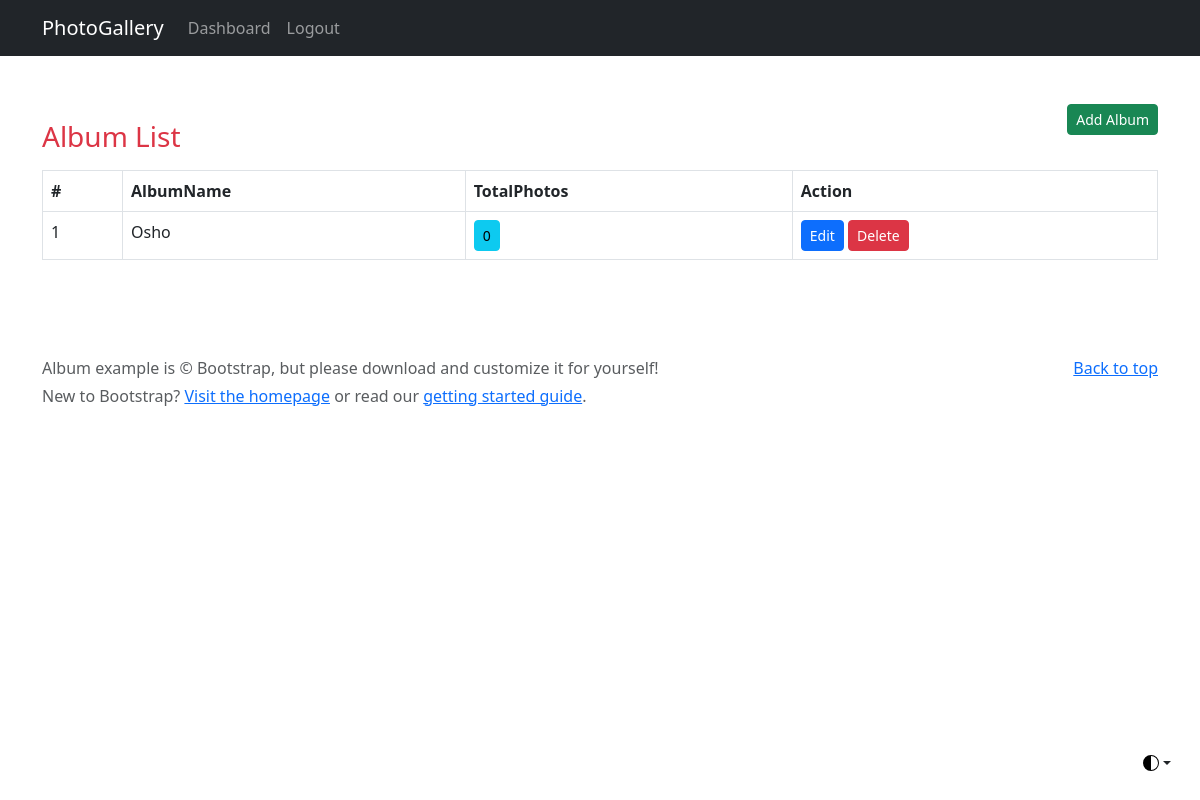
The app's page /user-albums (signed in), older data.
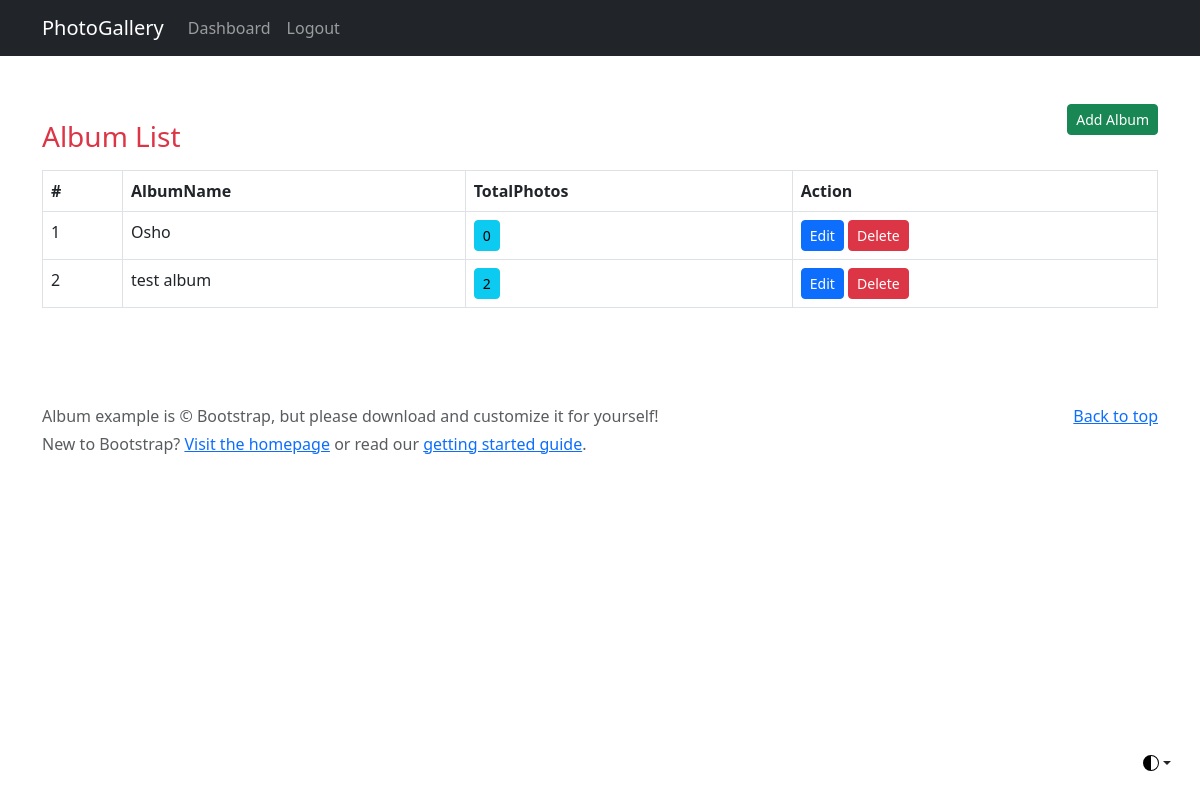
The same page, newer data.
### main/models.py (models this page shows, shortened)
class Album(models.Model):
    album_image = models.ImageField(upload_to="album_images/", null=True)
    user=models.ForeignKey(User, on_delete=models.CASCADE)
    title=models.CharField(max_length=150)
    status=models.BooleanField(default=True)
    class Meta:
        verbose_name_plural = '1. Albums'

### main/views.py (the view)
# urls.py: path('user-albums', views.user_albums,name='user-albums'),
@login_required
def user_albums(request):
    data=Album.objects.annotate(total_photos=Count('photos')).filter(user=request.user)
    return render(request, 'user-albums.html', {'data':data})

### main/templates/user-albums.html
{% extends 'base.html' %}
{% block content %}
<main>
    <div class="container my-5">
        <div class="row justify-content-between">
            <div class="col-auto">
                <h3 class="my-3"><span class="text-danger">Album List</span></h3>
            </div>
            <div class="col-auto">
                <a href="{% url 'add-album' %}" class="btn btn-sm btn-success">Add Album</a>
            </div>
        </div>
        <table class="table table-bordered">
            <thead>
                <tr>
                    <th>#</th>
                    <th>AlbumName</th>
                    <th>TotalPhotos</th>
                    <th>Action</th>
                </tr>
            </thead>
            <tbody>
                {% if data %}
                    {% for album in data %}
                        <tr>
                            <td>{{ forloop.counter }}</td>
                            <td>{{ album.title }}</td>
                            <td><a href="#" class="btn btn-sm btn-info">{{ album.total_photos }}</a></td>
                            <td>
                                <a href="{% url 'update-album' album.id %}" class="btn btn-sm btn-primary">Edit</a>
                                <a class="btn btn-sm btn-danger" onclick="return confirm('Delete this album? It will also delete all photos of this album?')" href="{% url 'delete-album' album.id %}">Delete</a>
                            </td>
                        </tr>
                    {% endfor %}
                {% endif %}
            </tbody>
        </table>
    </div>
</main>
{% endblock %}

Row changes from the older to the newer data that the page shows:
added Album: title "test album", total_photos "2"
